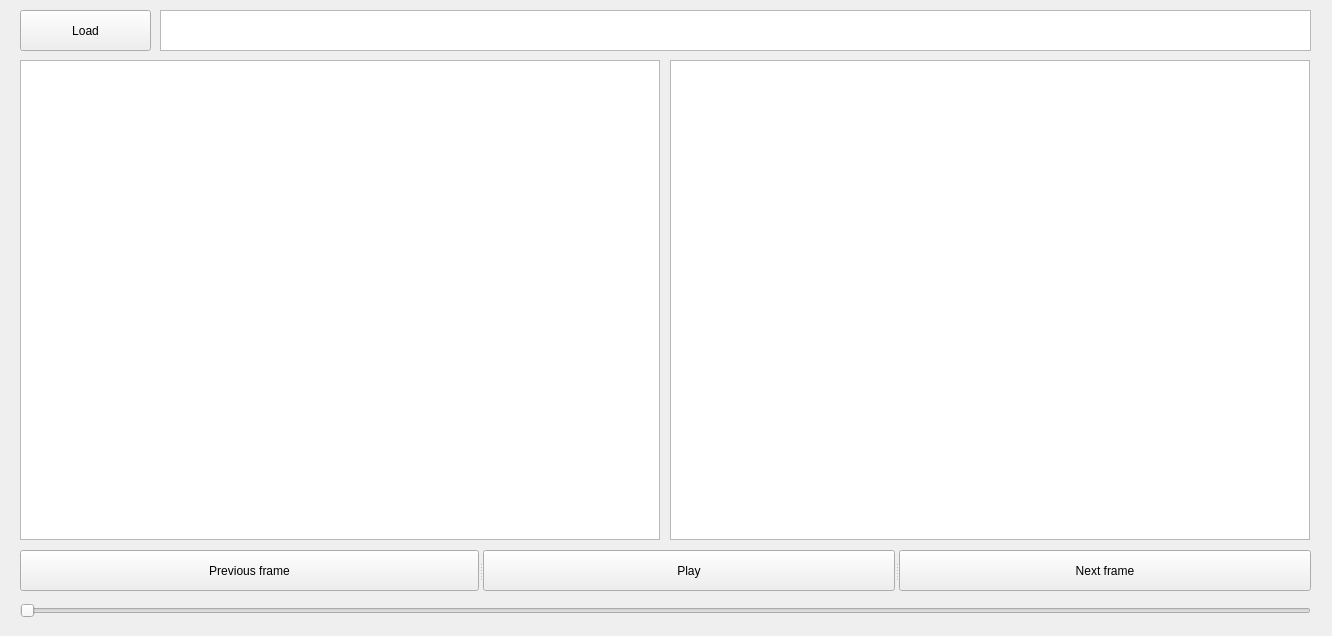
<?xml version="1.0" encoding="UTF-8"?>
<ui version="4.0">
 <class>Form</class>
 <widget class="QWidget" name="Form">
  <property name="geometry">
   <rect>
    <x>0</x>
    <y>0</y>
    <width>1332</width>
    <height>636</height>
   </rect>
  </property>
  <property name="font">
   <font>
    <pointsize>9</pointsize>
   </font>
  </property>
  <property name="windowTitle">
   <string>Form</string>
  </property>
  <widget class="QSlider" name="timeSlider">
   <property name="geometry">
    <rect>
     <x>20</x>
     <y>600</y>
     <width>1291</width>
     <height>22</height>
    </rect>
   </property>
   <property name="orientation">
    <enum>Qt::Horizontal</enum>
   </property>
  </widget>
  <widget class="QPushButton" name="loadButton">
   <property name="geometry">
    <rect>
     <x>20</x>
     <y>10</y>
     <width>131</width>
     <height>41</height>
    </rect>
   </property>
   <property name="text">
    <string>Load</string>
   </property>
  </widget>
  <widget class="QSplitter" name="splitter_2">
   <property name="geometry">
    <rect>
     <x>20</x>
     <y>550</y>
     <width>1291</width>
     <height>41</height>
    </rect>
   </property>
   <property name="orientation">
    <enum>Qt::Horizontal</enum>
   </property>
   <widget class="QPushButton" name="previousFrameButton">
    <property name="text">
     <string>Previous frame</string>
    </property>
   </widget>
   <widget class="QPushButton" name="playButton">
    <property name="text">
     <string>Play</string>
    </property>
   </widget>
   <widget class="QPushButton" name="nextFrameButton">
    <property name="text">
     <string>Next frame</string>
    </property>
   </widget>
  </widget>
  <widget class="QTextBrowser" name="videoInformation">
   <property name="geometry">
    <rect>
     <x>160</x>
     <y>10</y>
     <width>1151</width>
     <height>41</height>
    </rect>
   </property>
   <property name="styleSheet">
    <string notr="true"/>
   </property>
  </widget>
  <widget class="QGraphicsView" name="colorView">
   <property name="geometry">
    <rect>
     <x>20</x>
     <y>60</y>
     <width>640</width>
     <height>480</height>
    </rect>
   </property>
  </widget>
  <widget class="QGraphicsView" name="dephView">
   <property name="geometry">
    <rect>
     <x>670</x>
     <y>60</y>
     <width>640</width>
     <height>480</height>
    </rect>
   </property>
  </widget>
 </widget>
 <resources/>
 <connections/>
</ui>
